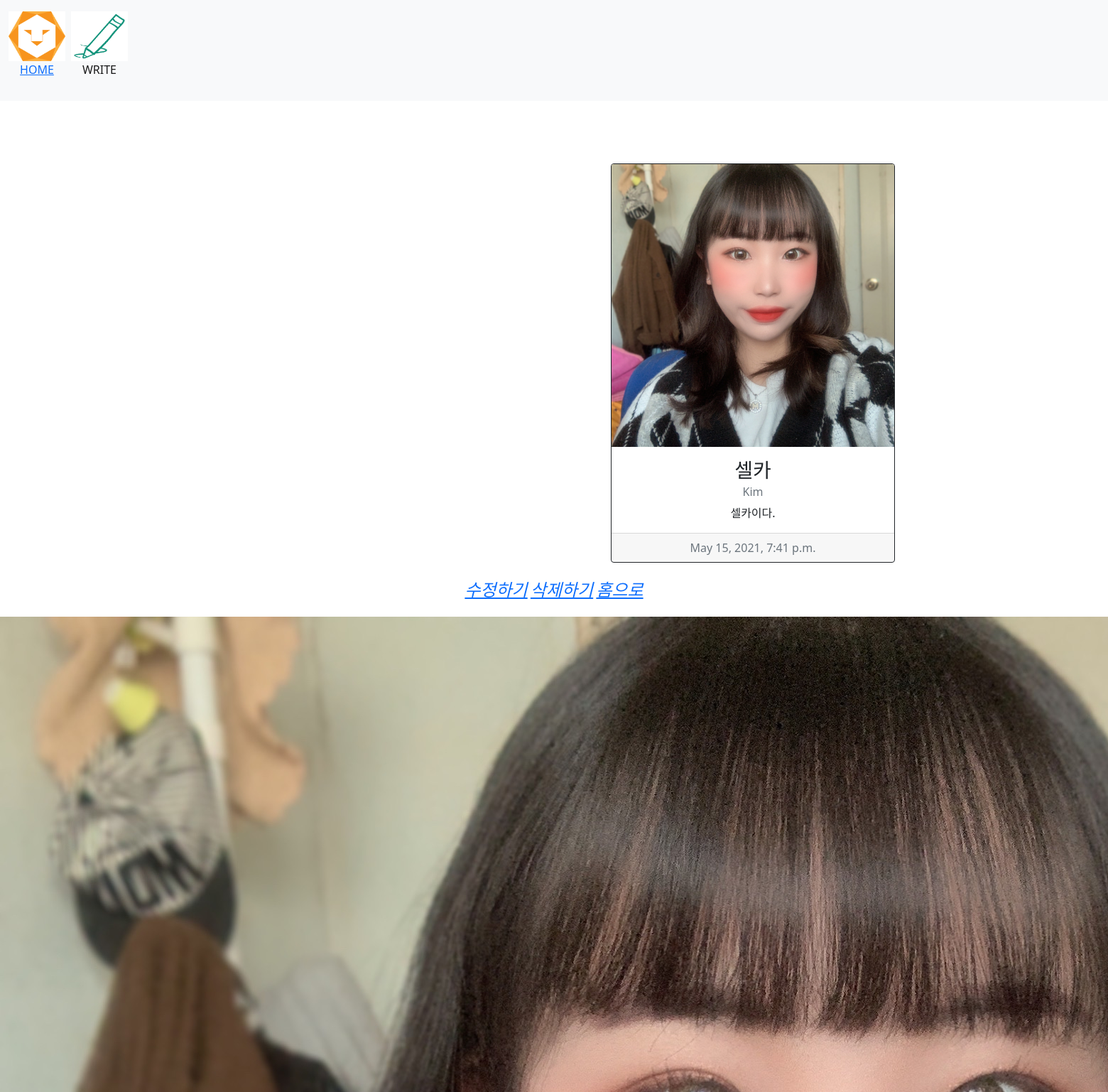
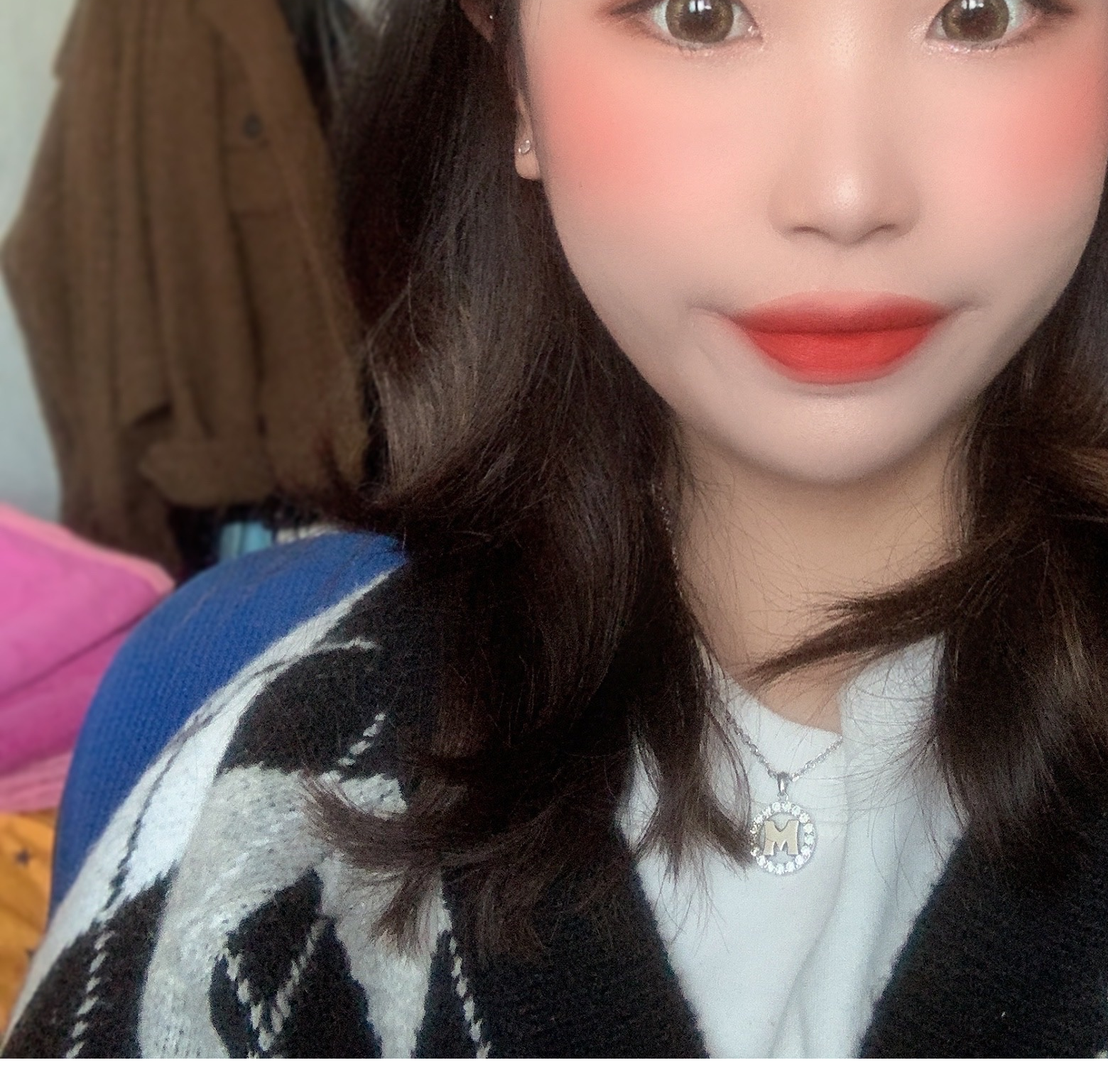
The page /formBlog/82 on the database its author committed (2 pictures, top to bottom).
### formBlog/models.py (models this page shows, shortened)
class Blog(models.Model):
    objects = models.Manager()
    title = models.CharField(max_length=200)
    writer = models.CharField(max_length=100)
    pub_date = models.DateTimeField()
    body = models.TextField()
    image = models.ImageField(upload_to = 'formBlog/', blank=True, null=True)
    image_thumbnail = ImageSpecField(source = 'image',processors=[ResizeToFill(120,100)])

### formBlog/views.py (the view)
# urls.py: path('<str:id>', detailHtml, name="detailHtml"),
def detailHtml(request, id):
    blogModel = get_object_or_404(Blog, pk = id)  # pk = Primary Key (데이터베이스의 식별자), Table의 row 하나하나를 구별하는 ID값
    return render(request, 'detail.html', {'blogModel':blogModel})

### formBlog/templates/detail.html (shortened to what this page needs)
{% extends 'base.html' %}
{% block content %}
<body>
    <h1>Detail Your Blog</h1>
    <div class="card text-center border-dark" style="width: 25rem; margin: 20px 860px;">
        {% if blogModel.image %}
        <img src="{{blogModel.image.url}}" class="card-img-top">
        {% endif %}
        <div class="card-body">
            <h3 class="card-title">{{blogModel.title}}</h3>
            <h6 class="card-subtitle mb-2 text-muted">{{blogModel.writer}}</h6>
            <p class="card-text">{{blogModel.body}}</p>
        </div>
        <div class="card-footer text-muted">
            {{blogModel.pub_date}}
        </div>
    </div>
    <div style="text-align: center;">
        <div>
            <a href="{% url 'formBlog:edit' blogModel.id %}" style="font-size: x-large; font-style: italic;">수정하기</a>
            <a href="{% url 'formBlog:deletePost' blogModel.id %}" style="font-size: x-large; font-style: italic;">삭제하기</a>
            <a href="{% url 'homeHtml' %}" style="font-size: x-large; font-style: italic;">홈으로</a>
        </div>
        <div style="margin-top: 20px;">
            {% if blogModel.image_thumbnail %}
            <img src="{{blogModel.image_thumbnail.url}}">
            {% endif %}
            <p style="font-size: large; color: white;">썸네일</p>
        </div>
    </div>
</body>
</html>
{% endblock %}

### lionproject4/templates/base.html (style rules this page uses)
body { text-align: center; background-image: url("https://encrypted-tbn0.gstatic.com/images?q=tbn:ANd9GcRQMYgrR1PXa2mB5_OUM6zI_STe18wgimN4iQ&usqp=CAU"); background-size: 800px; margin-bottom: 20px; }
h1 { font-family: 'Impact'; color: white; padding-top: 20px; }

### rows shown on the page
Blog: image (picture), title "셀카", writer "Kim", body "셀카이다.", pub_date "May 15, 2021, 7:41 p.m.", image_thumbnail (picture)
